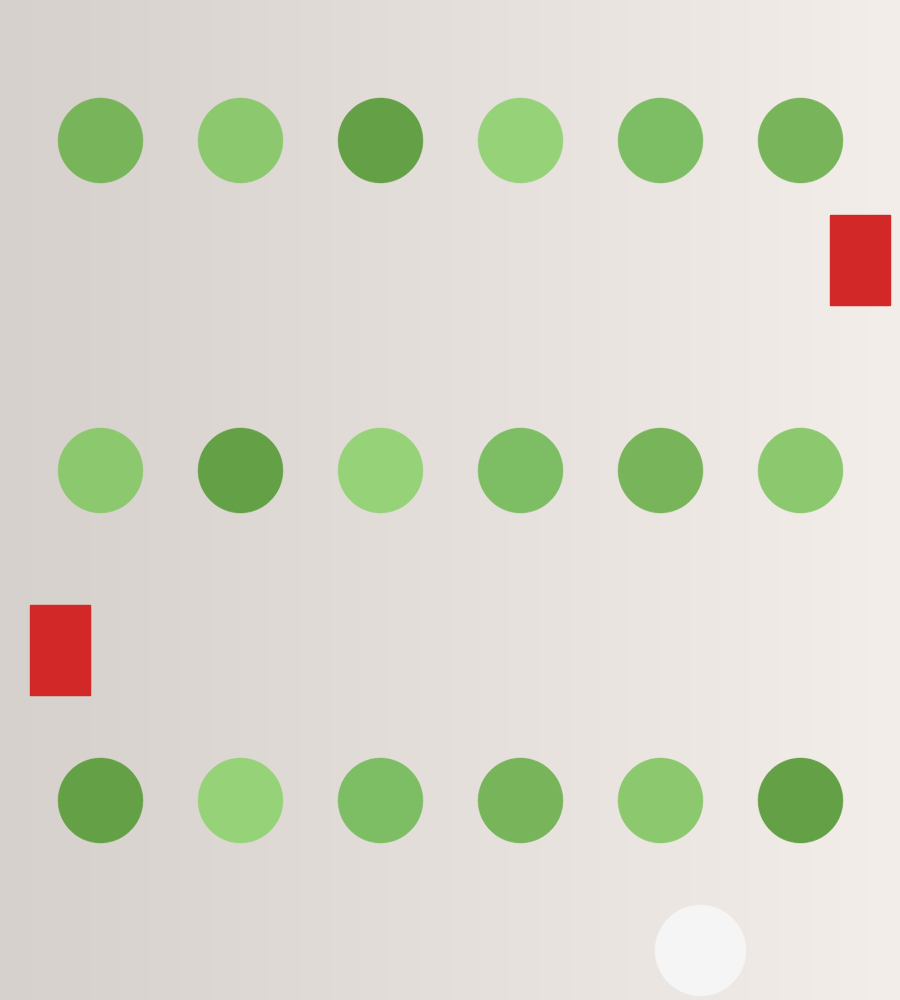
//> input picture lessons/opencv/素材/synth_balls_1.png, 900 x 1000 px
$ ./3.2-measure   (built with g++ and OpenCV 4)
//> lines starting //> are read from the running program, lines starting //| are printed output that depends on the picture; after the words box and inside, x2 and y2 are one past the last pixel; in counts of white or black regions, pixels touching at a corner belong together
#include <algorithm>
#include <iomanip>
#include <iostream>
#include <string>
#include <vector>

#include <opencv2/core.hpp>
#include <opencv2/imgproc.hpp>
#include <opencv2/imgcodecs.hpp>

namespace {

void place(cv::Mat& panel, const cv::Mat& image, int x, int y, int width,
           int height, const std::string& label) {
    const int label_height = 28;
    cv::rectangle(panel, cv::Rect(x, y, width, label_height),
                  cv::Scalar(245, 245, 245), cv::FILLED);
    cv::putText(panel, label, cv::Point(x + 8, y + 20),
                cv::FONT_HERSHEY_SIMPLEX, 0.55, cv::Scalar(30, 30, 30), 1,
                cv::LINE_AA);

    const int inner_width = width - 16;
    const int inner_height = height - label_height - 16;
    const double scale = std::min(static_cast<double>(inner_width) / image.cols,
                                  static_cast<double>(inner_height) / image.rows);
    const int shown_width = std::max(1, cvRound(image.cols * scale));
    const int shown_height = std::max(1, cvRound(image.rows * scale));
    cv::Mat shown;
    cv::resize(image, shown, cv::Size(shown_width, shown_height), 0, 0,
               cv::INTER_AREA);
    const int left = x + (width - shown_width) / 2;
    const int top = y + label_height + (inner_height - shown_height) / 2 + 8;
    shown.copyTo(panel(cv::Rect(left, top, shown_width, shown_height)));
}

}  // namespace

int main() {
    cv::Mat image = cv::imread("../素材/synth_balls_1.png", cv::IMREAD_COLOR);
//> image is the input picture: 1000 rows x 900 cols, CV_8UC3; mean B, G, R 201.7, 216.3, 215.8
    if (image.empty()) {
        std::cout << "无法读取素材" << '\n';
        return 1;
    }

    cv::Mat hsv;
    cv::cvtColor(image, hsv, cv::COLOR_BGR2HSV);
//> hsv: 1000 rows x 900 cols, CV_8UC3; mean H, S, V 18.8, 26.5, 222.7
    cv::Mat mask;
    cv::inRange(hsv, cv::Scalar(35, 43, 46), cv::Scalar(85, 255, 255), mask);
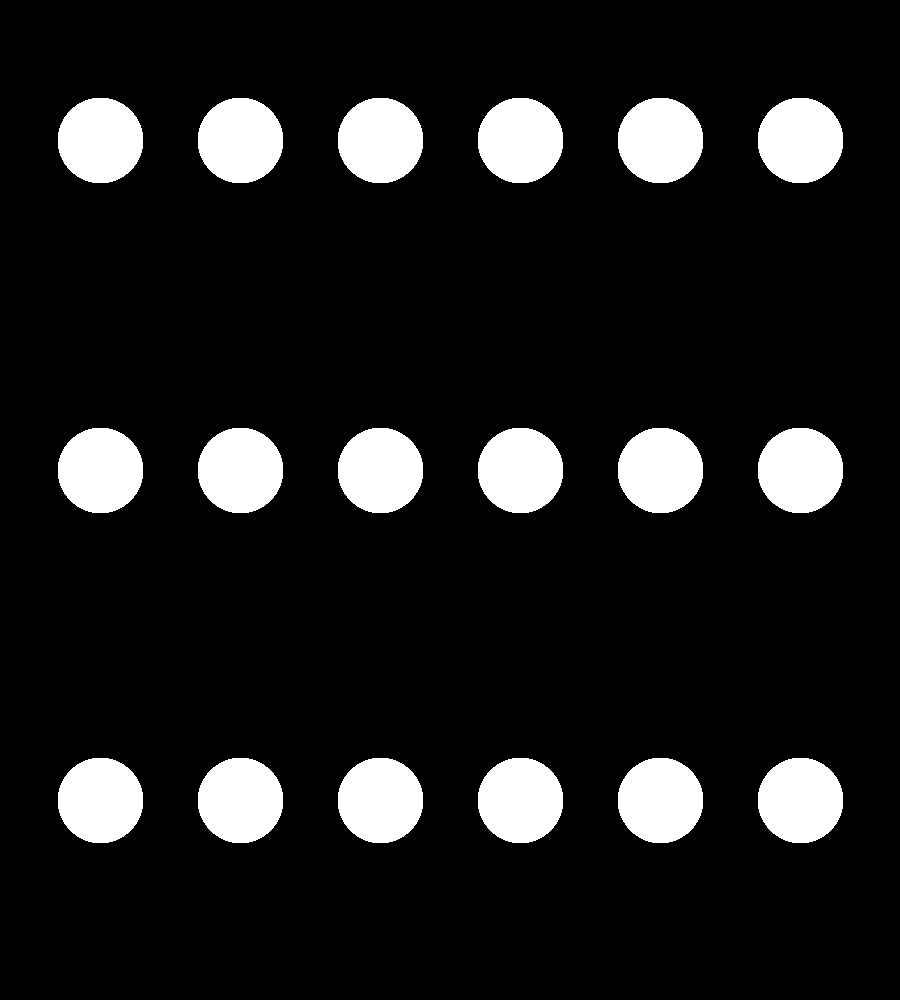
//> mask: 1000 rows x 900 cols, CV_8UC1; 11.5% white; 18 white regions
    cv::morphologyEx(mask, mask, cv::MORPH_OPEN,
                     cv::getStructuringElement(cv::MORPH_RECT,
                                               cv::Size(3, 3)));

    std::vector<std::vector<cv::Point>> contours;
    cv::findContours(mask.clone(), contours, cv::RETR_EXTERNAL,
                     cv::CHAIN_APPROX_SIMPLE);
//> contours = 18 contours; largest, box (x1, y1, x2, y2) and area: (478, 758, 563, 843) 5632, (338, 758, 423, 843) 5632, (58, 758, 143, 843) 5632, (198, 428, 283, 513) 5632, (58, 428, 143, 513) 5632

    int kept = 0;
    cv::Mat marked = image.clone();
    std::cout << std::fixed << std::setprecision(3);
    for (std::size_t i = 0; i < contours.size(); ++i) {
        const double area = cv::contourArea(contours[i]);
        const double perimeter = cv::arcLength(contours[i], true);
        const cv::Rect box = cv::boundingRect(contours[i]);
        const double aspect =
            static_cast<double>(box.width) / std::max(1, box.height);
        if (area < 1500.0 || area > 8000.0 || aspect < 0.75 || aspect > 1.35) {
            continue;
        }
        const double extent =
            area / static_cast<double>(std::max(1, box.width * box.height));
        std::cout << "i=" << i << " area=" << area
                  << " perim=" << perimeter << " box=(" << box.x << ", "
                  << box.y << ", " << box.width << ", " << box.height
                  << ") extent=" << extent << '\n';
        cv::rectangle(marked, box, cv::Scalar(0, 0, 255), 2);
        ++kept;
    }
//> this loop made 18 passes
//> (area, box, extent) on passes 1 to 8: (5628, Rect(758, 758, 85, 85), 0.779), (5624, Rect(618, 758, 85, 85), 0.778), (5632, Rect(478, 758, 85, 85), 0.78), (5632, Rect(338, 758, 85, 85), 0.78), (5628, Rect(198, 758, 85, 85), 0.779), (5632, Rect(58, 758, 85, 85), 0.78), (5624, Rect(758, 428, 85, 85), 0.778), (5628, Rect(618, 428, 85, 85), 0.779)
//> (printed output is left out)
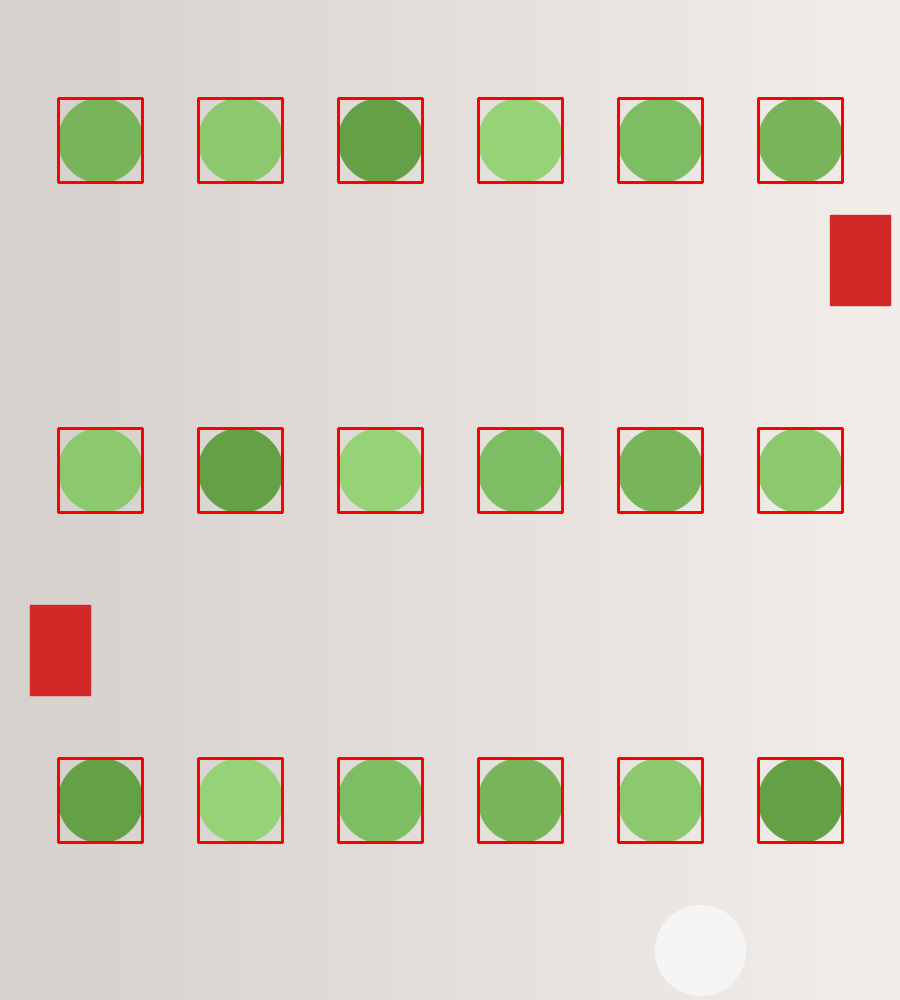
//> marked: 1000 rows x 900 cols, CV_8UC3; 2.01% of pixels changed, all inside (x1, y1, x2, y2) = (57, 97, 844, 844)
//> after the loop, kept = 18
    std::cout << "kept=" << kept << " of " << contours.size() << '\n';
//| kept=18 of 18

    const int cell_width = 430;
    const int cell_height = 500;
    cv::Mat panel(cell_height, 2 * cell_width, CV_8UC3,
                  cv::Scalar(255, 255, 255));
    place(panel, image, 0, 0, cell_width, cell_height, "original");
//> in place, `cv::rectangle(panel, cv::Rect(x, y, width, label_height), cv::Scalar(2..`:
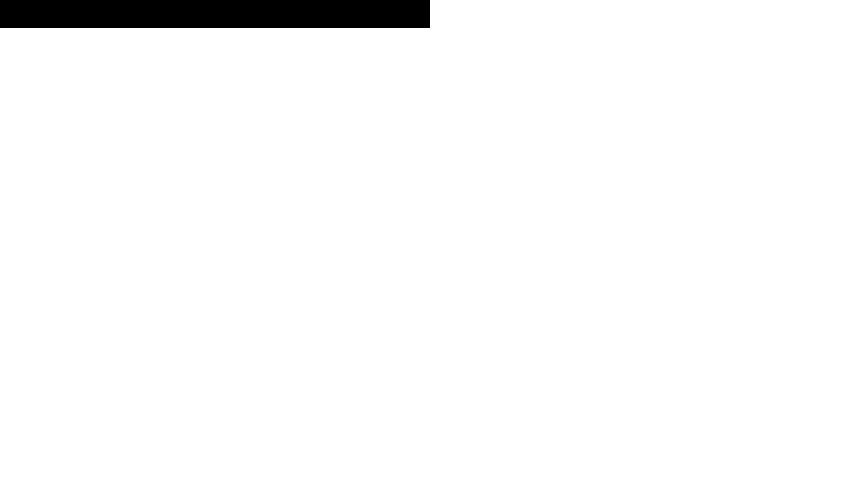
//> panel: 500 rows x 860 cols, CV_8UC3; values 245 (black) and 255 (white), 97.2% white; 1 black region, box (x1, y1, x2, y2) and area: (0, 0, 430, 28) 12040
    place(panel, marked, cell_width, 0, cell_width, cell_height,
          "area + aspect filter");
//> call 2 of place, with x = 430, y = 0, width = 430, height = 500, label = "area + aspect filter"
//> in place (call 2), `cv::putText(panel, label, cv::Point(x + 8, y + 20), cv::FONT_HERSHEY_S..`:
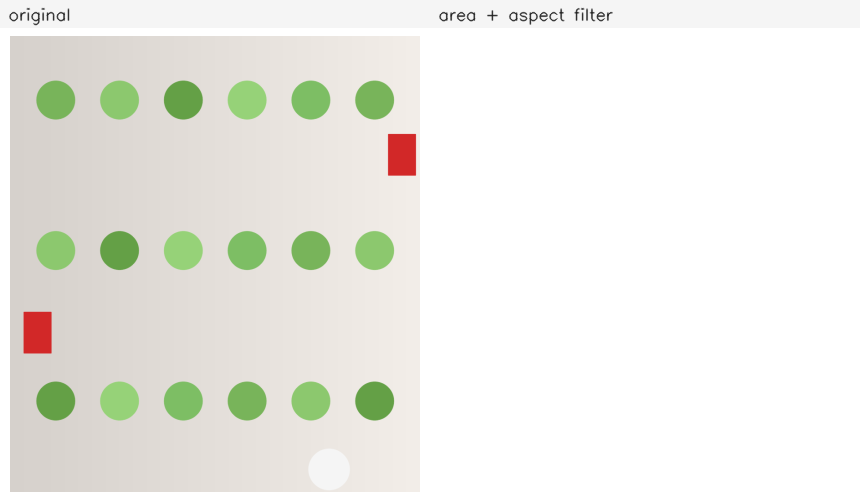
//> panel: 500 rows x 860 cols, CV_8UC3; mean B, G, R 230.9, 237.3, 237.1
//> in place (call 2), `cv::resize(image, shown, cv::Size(shown_width, shown_height), 0, 0, cv..`:
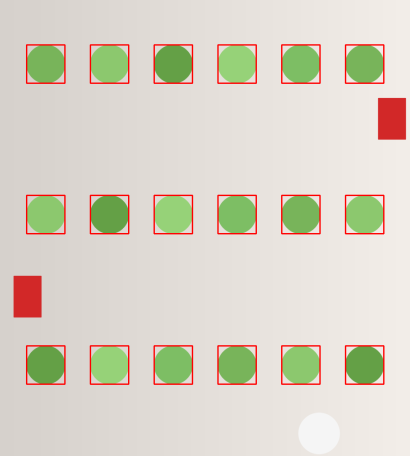
//> shown: 456 rows x 410 cols, CV_8UC3; mean B, G, R 197.7, 211.9, 216.7
//> in place (call 2), `shown.copyTo(panel(cv::Rect(left, top, shown_width, shown_height)));`:
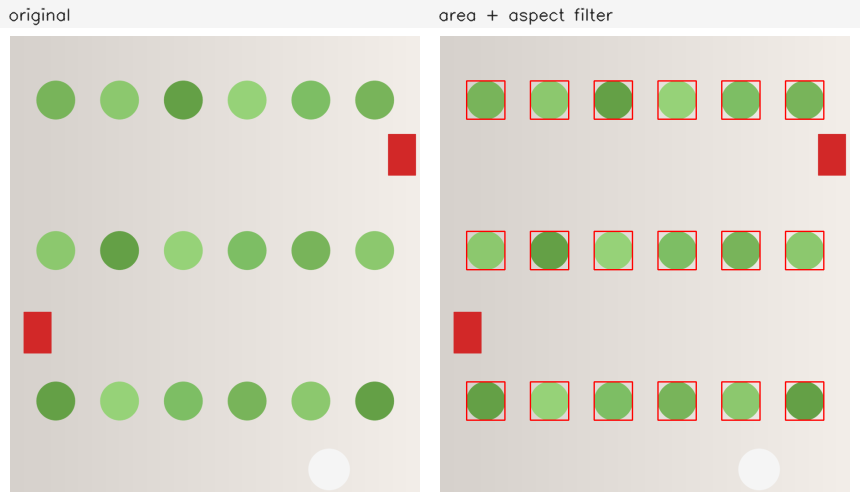
//> panel: 500 rows x 860 cols, CV_8UC3; mean B, G, R 206, 218.6, 220.4
    const bool saved = cv::imwrite("out_measure.png", panel);
    std::cout << "saved out_measure.png: " << (saved ? "yes" : "no")
              << '\n';
//| saved out_measure.png: yes
    return 0;
}

$ run again, with lessons/opencv/素材/synth_balls_2.png copied over lessons/opencv/素材/synth_balls_1.png
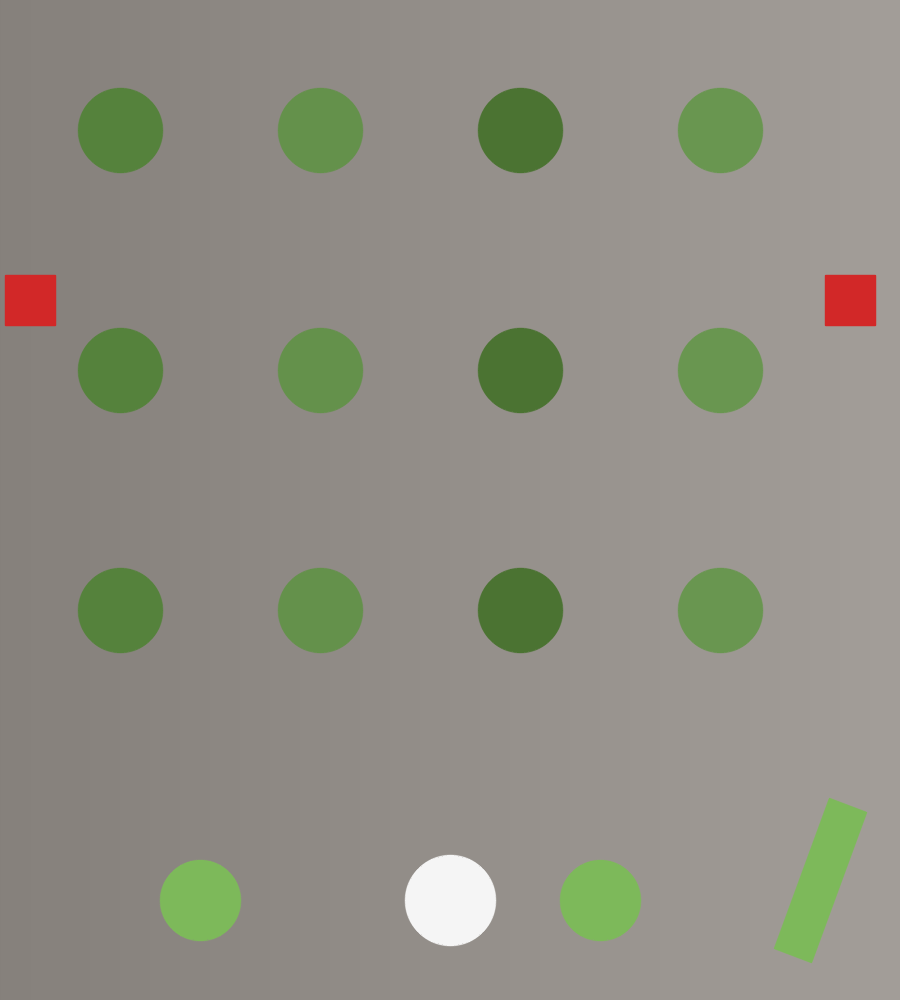
//> input picture lessons/opencv/素材/synth_balls_2.png, 900 x 1000 px
//> image is the input picture: 1000 rows x 900 cols, CV_8UC3; mean B, G, R 131.5, 142.9, 143.9
//> hsv: 1000 rows x 900 cols, CV_8UC3; mean H, S, V 18.1, 29.1, 148.4
//> `cv::inRange(hsv, cv::Scalar(35, 43, 46), cv::Scalar(85, 255, 255), mas..`:
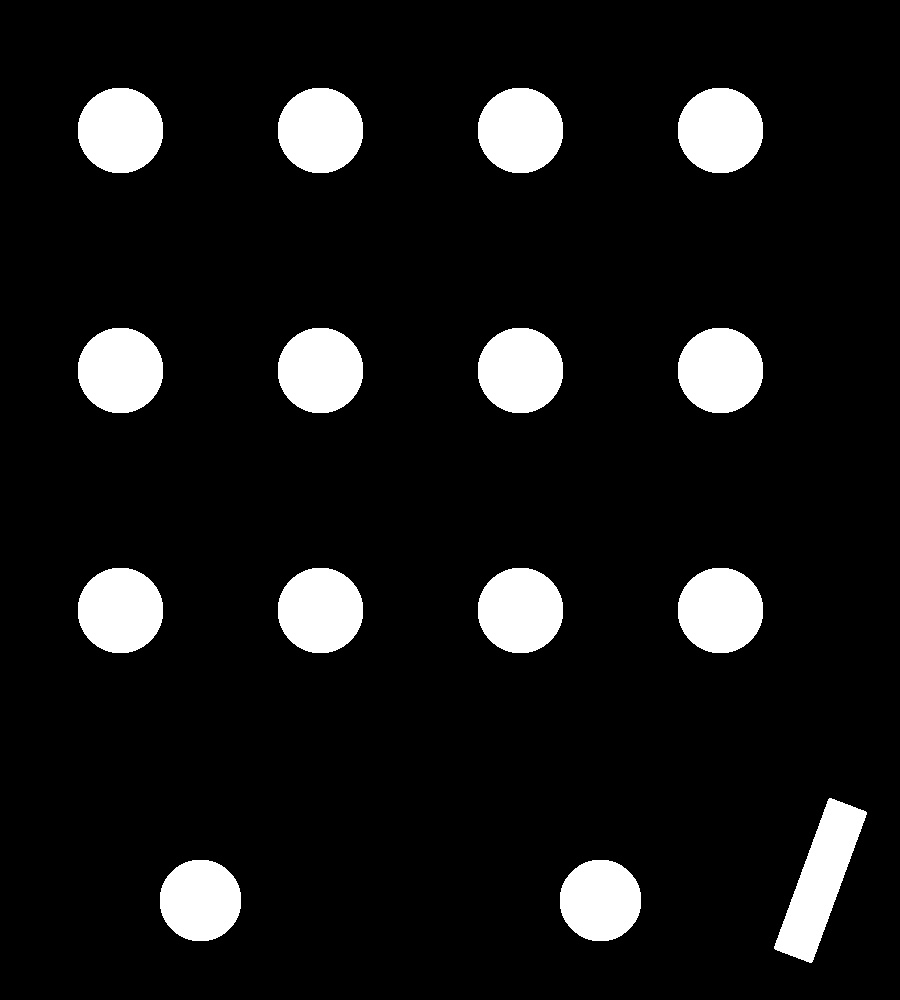
//> mask: 1000 rows x 900 cols, CV_8UC1; 9.6% white; 15 white regions
//> contours = 15 contours; largest, box (x1, y1, x2, y2) and area: (774, 798, 867, 963) 6500, (678, 568, 763, 653) 5632, (478, 568, 563, 653) 5632, (278, 568, 363, 653) 5632, (78, 568, 163, 653) 5632
//> the loop `for (std::size_t i = 0; i < contours.size(); ++i)` made 15 passes
//> (area, perimeter, box, aspect, extent) on passes 1, 2, 4, 5, 6, 7, 8, 9: (5126, 266.1, Rect(560, 860, 81, 81), 1, 0.781), (5134, 266.1, Rect(160, 860, 81, 81), 1, 0.783), (5632, 279.8, Rect(678, 568, 85, 85), 1, 0.78), (5632, 279.8, Rect(478, 568, 85, 85), 1, 0.78), (5632, 279.8, Rect(278, 568, 85, 85), 1, 0.78), (5632, 279.8, Rect(78, 568, 85, 85), 1, 0.78), (5632, 279.8, Rect(678, 328, 85, 85), 1, 0.78), (5632, 279.8, Rect(478, 328, 85, 85), 1, 0.78)
//> (printed output is left out)
//> after the loop `for (std::size_t i = 0; i < contours.size(); ++i)`: kept = 14
//| kept=14 of 15
//> shown: 456 rows x 410 cols, CV_8UC3; mean B, G, R 129.5, 140.7, 145.7
//> in place (call 2), `shown.copyTo(panel(cv::Rect(left, top, shown_width, shown_height)));`:
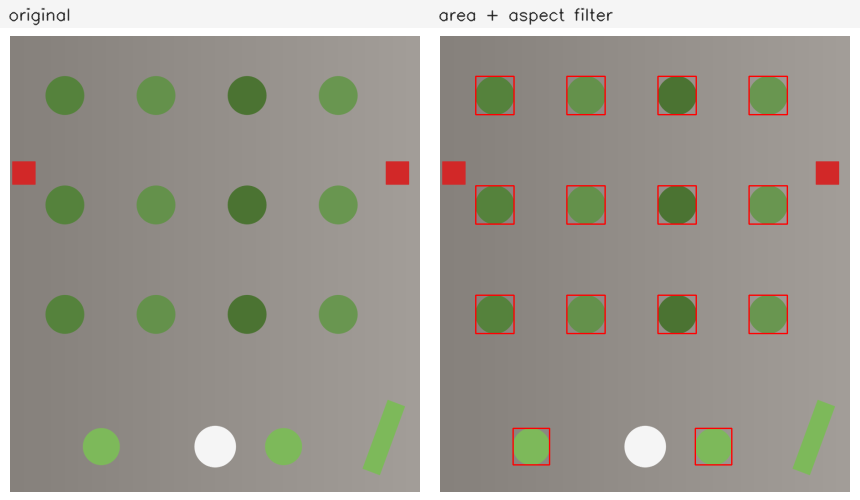
//> panel: 500 rows x 860 cols, CV_8UC3; mean B, G, R 145.8, 155.7, 158.3
//| saved out_measure.png: yes
